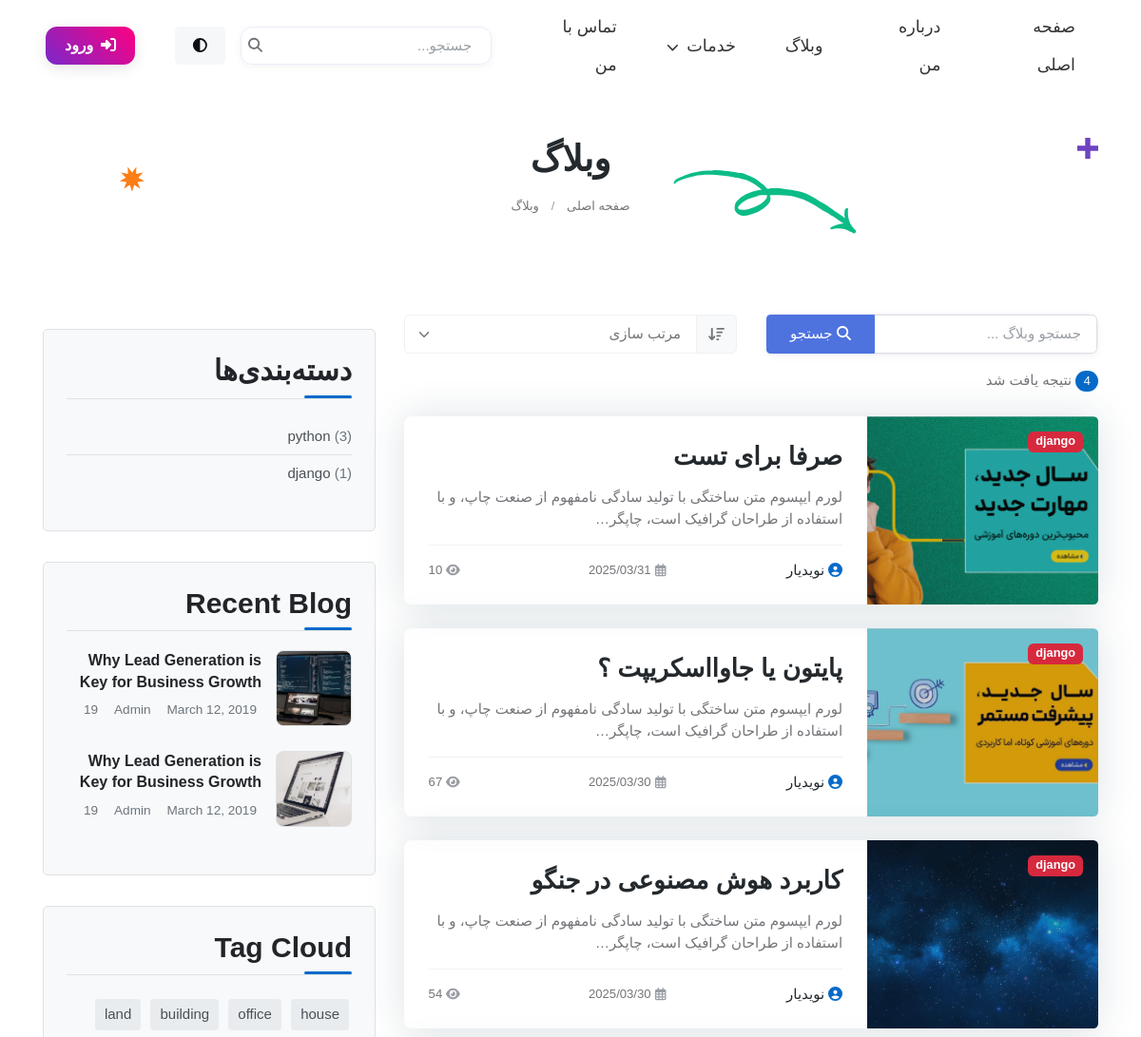
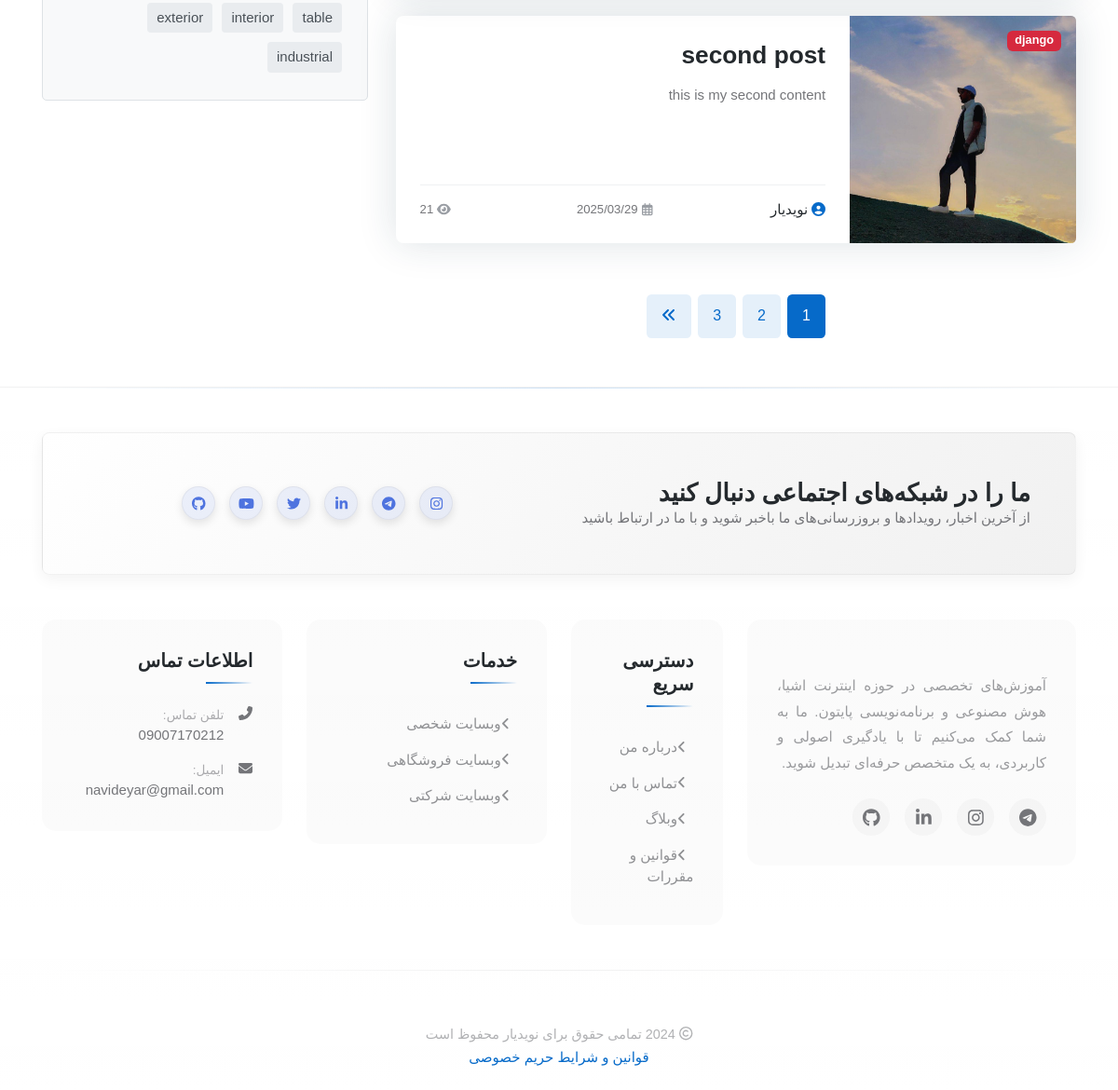
Screenshot of /blog/ with the database file from the repository (2 pictures, top to bottom).
### blog/models.py (models this page shows, shortened)
class Post(models.Model):
    author = models.ForeignKey(User, on_delete=models.SET_NULL, null=True, blank=True)
    title = models.CharField(max_length=200 , unique=True )
    slug = models.SlugField(max_length=255, unique=True, null=True, blank=True)
    content = models.TextField()
    image = models.ImageField(upload_to='blog_images/', default='blog_images/default.jpg')
    category = models.ForeignKey(Category, on_delete=models.CASCADE, null=True, blank=True)
    tags = TaggableManager()
    count_views = models.IntegerField(default=0)
    status = models.BooleanField(default=False)
    publish_at = models.DateTimeField(null=True, blank=True)
    created_at = models.DateTimeField(auto_now_add=True)
    updated_at = models.DateTimeField(auto_now=True)
    login_required = models.BooleanField(default=False)
    class Meta:
        ordering = ['-created_at']

class Category(models.Model):
    name = models.CharField(max_length=200)
    def get_post_count(self):
        return self.post_set.filter(status=True).count()

### blog/views.py (the view)
# urls.py: path('', views.blog, name='blog'),
def blog(request):
    category_name = request.GET.get('category')
    all_posts = Post.objects.filter(status=True)
    posts = all_posts
    if category_name:
        posts = posts.filter(category__name=category_name)
    posts = posts.order_by('-created_at')
    categories = Category.objects.all().distinct()
    for post in posts:
        if not post.slug or post.slug == '':
            post.slug = slugify(post.title)
            if not post.slug:
                post.slug = f"post-{post.id}"
            post.save()
    return render(request, 'blog/index.html', {
        'posts': posts,
        'all_posts_count': all_posts.count(),
        'categories': categories,
        'selected_category': category_name
    })

### templates/blog/index.html (shortened to what this page needs)
{% extends 'base.html' %}
{% load static %}
{% block content %}
    <main>
<section class="py-5">
	<div class="container">
		<div class="row position-relative">
			<figure class="position-absolute top-0 start-0 d-none d-sm-block">
				<svg width="22px" height="22px" viewBox="0 0 22 22" style="transform: scale(-1,1)">
					<polygon class="fill-purple"
						points="22,8.3 13.7,8.3 13.7,0 8.3,0 8.3,8.3 0,8.3 0,13.7 8.3,13.7 8.3,22 13.7,22 13.7,13.7 22,13.7 ">
					</polygon>
				</svg>
			</figure>
			<div class="col-lg-10 mx-auto text-center position-relative">
				<figure class="position-absolute top-50 end-0 translate-middle-y">
				</figure>
				<figure class="position-absolute top-100 start-50 translate-middle mt-3 ms-n9 d-none d-lg-block">
				</figure>
				<h1 class="fs-2">وبلاگ</h1>
				<div class="d-flex justify-content-center position-relative">
					<nav aria-label="breadcrumb">
						<ol class="breadcrumb mb-0">
							<li class="breadcrumb-item"><a href="/">صفحه اصلی</a></li>
							<li class="breadcrumb-item"><a href="{% url 'blog:blog' %}">وبلاگ</a></li>
						</ol>
					</nav>
				</div>
			</div>
		</div>
	</div>
</section>
<section class="py-5">
	<div class="container">
		<div class="row">
			<div class="col-lg-8 pt-5 pt-lg-0">
				<div class="row mb-4 align-items-center">
					<div class="col-md-6">
						<div class="input-group search-box mb-3">
							<input type="text" class="form-control custom-search-input" placeholder="جستجو وبلاگ ..." aria-label="جستجو وبلاگ" aria-describedby="button-search">
							<button class="btn btn-primary search-btn" type="button" id="button-search">
								<i class="fas fa-search"></i> جستجو
							</button>
						</div>
					</div>
					<div class="col-md-6">
						<div class="input-group sort-box mb-3">
							<label class="input-group-text sort-label" for="inputGroupSort">
								<i class="fas fa-sort-amount-down"></i>
							</label>
							<select class="form-select custom-sort-select" id="inputGroupSort">
								<option selected>مرتب سازی</option>
							</select>
						</div>
					</div>
					<div class="col-12 col-xl-3 d-flex justify-content-between align-items-center mt-3 mt-xl-0">
						<p class="mb-0 text-end result-count"><span class="badge bg-primary rounded-pill">{{posts.count}}</span> نتیجه یافت شد</p>
					</div>
				</div>
				<div class="row g-4">
					 {% for post in posts %}
					<div class="col-12">
						<div class="card bg-transparent shadow h-100 transition-hover border-0 hover-translate-y">
							<div class="row g-0">
								<div class="col-lg-4">
									<div class="overflow-hidden rounded-start h-100">
										<img src="{% if post.image %}{{post.image.url}}{% else %} {% static 'images/blog/default-blog.jpg' %} {% endif %}" class="card-img-start h-100 w-100" alt="{{post.title}}" loading="lazy" style="object-fit: cover;">
										<div class="bg-overlay bg-dark opacity-2"></div>
										<div class="card-img-overlay d-flex align-items-start p-3">
											<a href="/blog/?category=django" class="badge text-bg-danger fw-bold">django</a>
										</div>
									</div>
								</div>
								<div class="col-lg-8">
									<div class="card-body p-4 h-100 d-flex flex-column">
										<h4 class="card-title fw-semi-bold mb-3"><a class="text-decoration-none stretched-link"
												href="{% if post.slug %}{% url 'blog:blog_single' post.slug %}{% else %}#{% endif %}">{{post.title}}</a></h4>
										<p class="text-truncate-3 mb-3">{{post.content|truncatechars:100}}</p>
										<div class="d-flex justify-content-between align-items-center border-top pt-3 mt-auto">
											<h6 class="mb-0 fw-normal"><a href="#" class="text-reset"><i class="fas fa-user-circle me-1 text-primary"></i>نویدیار</a>
											</h6>
											<span class="small me-2"><i class="far fa-calendar-alt text-secondary me-1"></i>{{post.created_at|date:"Y/m/d"}}</span>
											<span class="small"><i class="fas fa-eye text-secondary me-1"></i>{{post.count_views}}</span>
										</div>
									</div>
								</div>
							</div>
						</div>
					</div>
					{% endfor %}
				</div>
<nav class="d-flex justify-content-center mt-5" aria-label="navigation">
    <ul class="pagination pagination-primary-soft rounded mb-0">
        <li class="page-item mb-0 active"><a class="page-link" href="#">1</a></li>
         <li class="page-item mb-0 ">
            <button class="page-link" onclick="changePage(`2`)">2</button>
            </li>
         <li class="page-item mb-0 ">
            <button class="page-link" onclick="changePage(`3`)">3</button>
            </li>
            <li class="page-item mb-0">
                <button class="page-link" onclick="changePage(`2`)">
                    <i class="fas fa-angle-double-left"></i></button>
            </li>
    </ul>
</nav>
			</div>
			<div class="col-lg-4 pt-5 pt-lg-0">
				<div class="col-md-6 col-xl-12  pb-4">
				{% include 'blog/blog-side.html' %}
				</div>
			</div>
</section>
    </main>
</body>
</html>
{% endblock %}

### templates/blog/blog-side.html (shortened to what this page needs)
{% load static %}
<link rel="stylesheet" href="{% static 'css/blog-single.css' %}">
 <div class="sidebar-box">
    <h3 class="heading-sidebar">دسته‌بندی‌ها</h3>
    <ul class="categories">
      {% for category in categories %}
      <li><a href="{% url 'blog:blog' %}?category={{ category.name }}">{{ category.name }} <span>({{ category.get_post_count }})</span></a></li>
      {% empty %}
      <li><a href="{% url 'blog:blog' %}">بدون دسته‌بندی</a></li>
      {% endfor %}
    </ul>
  </div>
  <div class="sidebar-box">
    <h3 class="heading-sidebar">Recent Blog</h3>
    <div class="block-21 mb-4 d-flex">
      <a class="blog-img mr-4" style="background-image: url('{% static 'single/images/image_1.jpg' %}');"></a>
      <div class="text">
        <h3 class="heading"><a href="#">Why Lead Generation is Key for Business Growth</a></h3>
        <div class="meta">
          <div><a href="#"> March 12, 2019</a></div>
          <div><a href="#"> Admin</a></div>
          <div><a href="#"> 19</a></div>
        </div>
      </div>
    </div>
    <div class="block-21 mb-4 d-flex">
      <a class="blog-img mr-4" style="background-image: url('{% static 'single/images/image_2.jpg' %}');"></a>
      <div class="text">
        <h3 class="heading"><a href="#">Why Lead Generation is Key for Business Growth</a></h3>
        <div class="meta">
          <div><a href="#"> March 12, 2019</a></div>
          <div><a href="#"> Admin</a></div>
          <div><a href="#"> 19</a></div>
        </div>
      </div>
    </div>
  </div>
  <div class="sidebar-box">
    <h3 class="heading-sidebar">Tag Cloud</h3>
    <div class="tagcloud">
      <a href="#" class="tag-cloud-link">house</a>
      <a href="#" class="tag-cloud-link">office</a>
      <a href="#" class="tag-cloud-link">building</a>
      <a href="#" class="tag-cloud-link">land</a>
      <a href="#" class="tag-cloud-link">table</a>
      <a href="#" class="tag-cloud-link">interior</a>
      <a href="#" class="tag-cloud-link">exterior</a>
      <a href="#" class="tag-cloud-link">industrial</a>
    </div>
  </div>

### static/css/blog-single.css (style rules this page uses)
:root { --bg-main: #ffffff; --bg-sidebar: #f8f9fa; --bg-comment-form: #f2f4f6; --bg-about-author: #f2f4f6; --bg-tag: #e9ecef; --text-main: #212529; --text-secondary: #495057; --text-muted: #6c757d; --text-light: #ffffff; --text-author: #212529; --text-comment-form: #212529; --border-color: #dee2e6; --form-border-color: #ced4da; --form-bg: #ffffff; --primary-color: #4e73df; --primary-hover: #375bca; }
.sidebar-box { margin-bottom: 2rem; padding: 1.5rem; border-radius: 5px; background-color: var(--bg-sidebar); color: var(--text-main); border: 1px solid var(--border-color); }
.sidebar-box h3 { color: var(--text-main); }
.tag-cloud-link { display: inline-block; padding: 5px 10px; margin: 5px 3px; border-radius: 4px; background-color: var(--bg-tag); color: var(--text-secondary); text-decoration: none; transition: all 0.3s ease; }
.blog-img { width: 80px; height: 80px; min-width: 80px; display: block; background-size: cover; background-position: center; border-radius: 8px; border: 1px solid var(--border-color); margin-left: 15px; margin-right: 0; overflow: hidden; }
.block-21 { display: flex; flex-direction: row; margin-bottom: 1.5rem; align-items: flex-start; }
.block-21 .text { flex: 1; }
.block-21 .text h3.heading { font-size: 1rem; font-weight: 600; line-height: 1.4; margin-bottom: 0.5rem; }
.block-21 .text h3.heading a { color: var(--text-main); text-decoration: none; transition: color 0.3s ease; }
.block-21 .meta { color: var(--text-muted); font-size: 0.85rem; display: flex; flex-wrap: wrap; gap: 0.75rem; }
.block-21 .meta div { display: flex; align-items: center; }
.block-21 .meta a { color: var(--text-muted); text-decoration: none; display: flex; align-items: center; }
.categories { padding: 0; list-style: none; }
.categories li { padding: 8px 0; border-bottom: 1px solid var(--border-color); }
.categories li:last-child { border-bottom: none; }
.categories li a { color: var(--text-secondary); text-decoration: none; transition: color 0.3s ease; }
.categories li a span { color: var(--text-muted); }
.btn-primary { background-color: var(--primary-color); border-color: var(--primary-color); transition: all 0.3s ease; font-weight: 500; padding: 0.5rem 1.5rem; border-radius: 0.25rem; }
.heading-sidebar { position: relative; margin-bottom: 1.5rem; padding-bottom: 10px; border-bottom: 1px solid var(--border-color); }
.heading-sidebar::after { content: ''; position: absolute; bottom: -1px; left: 0; width: 30%; height: 2px; background-color: var(--primary-color); }

### templates/base.html (style rules this page uses)
:root { --card-bg-light: linear-gradient(145deg, #ffffff, #f5f5f5); --card-bg-dark: linear-gradient(145deg, #2c3e50, #1a252f); --text-light: #2c3e50; --text-dark: #ecf0f1; --text-muted-light: #34495e; --text-muted-dark: rgba(236, 240, 241, 0.7); --border-light: rgba(0,0,0,0.1); --border-dark: rgba(255,255,255,0.1); --hover-shadow-light: rgba(0,0,0,0.1); --hover-shadow-dark: rgba(0,0,0,0.3); --icon-bg-light: rgba(78, 115, 223, 0.1); --icon-bg-dark: rgba(78, 115, 223, 0.2); --item-hover-light: rgba(78, 115, 223, 0.05); --item-hover-dark: rgba(78, 115, 223, 0.1); --accent-light: #4e73df; --accent-dark: #6a93ff; }
.search-box { border-radius: 12px; transition: all 0.3s ease; box-shadow: 0 2px 10px rgba(0, 0, 0, 0.05); border: 1px solid transparent; }
html:not([data-bs-theme="dark"]) .search-box { background-color: rgba(255, 255, 255, 0.8); border-color: rgba(121, 40, 202, 0.1); }

### templates/blog/blog-side.html (style rules this page uses)
.heading-sidebar { position: relative; padding-bottom: 10px; margin-bottom: 20px; font-weight: 600; }
.heading-sidebar:after { content: ''; position: absolute; bottom: 0; right: 0; width: 50px; height: 3px; background-color: var(--bs-primary); border-radius: 3px; transition: all 0.3s ease; }

### rows the page displays
Post: image (picture), title "صرفا برای تست", content "لورم ایپسوم متن ساختگی با تولید سادگی نامفهوم از صنعت چاپ، و با استفاده از طراحان گرافیک است، چاپگر…", created_at "2025/03/31", count_views "10"
Post: image (picture), title "پایتون یا جاوااسکریپت ؟", content "لورم ایپسوم متن ساختگی با تولید سادگی نامفهوم از صنعت چاپ، و با استفاده از طراحان گرافیک است، چاپگر…", created_at "2025/03/30", count_views "67"
Post: image (picture), title "کاربرد هوش مصنوعی در جنگو", content "لورم ایپسوم متن ساختگی با تولید سادگی نامفهوم از صنعت چاپ، و با استفاده از طراحان گرافیک است، چاپگر…", created_at "2025/03/30", count_views "54"
Post: image (picture), title "second post", content "this is my second content", created_at "2025/03/29", count_views "21"
Category: name "python", get_post_count "3"
Category: name "django", get_post_count "1"

### other values shown
{{ posts.count }} "4"
